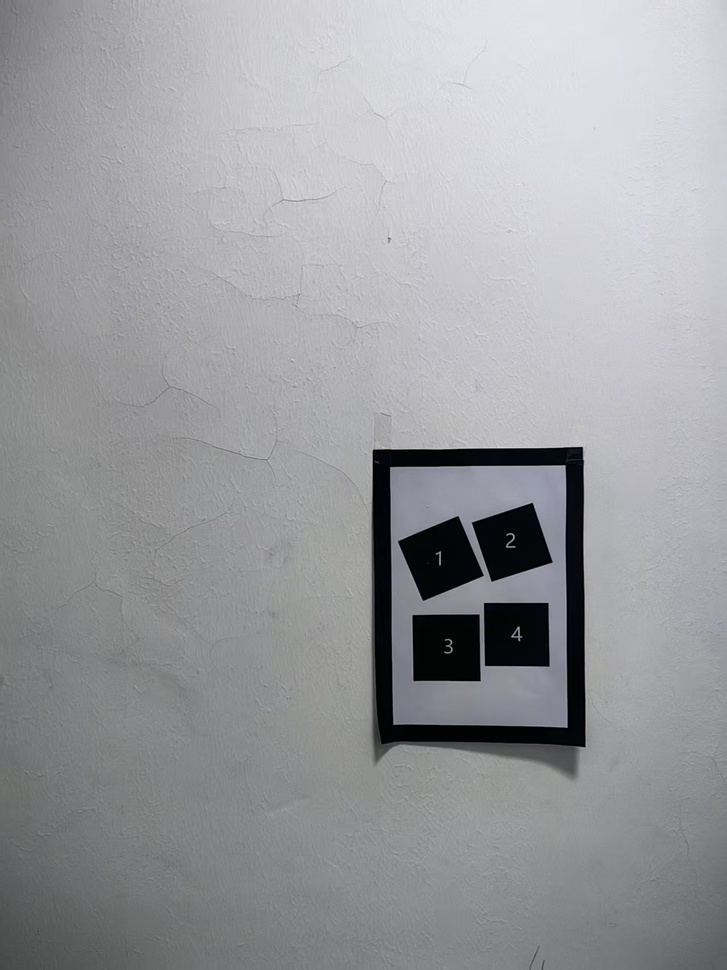
#> input picture CAM_Use/data/aaa.jpg, 727 x 970 px, shrunk from 1279 x 1706 before the run; its folder holds only this picture in this run
$ python -i tools.py   (imports and definitions only)
#> lines starting #> are read from the running program, lines starting #| are printed output that depends on the picture; after the words box and inside, x2 and y2 are one past the last pixel; in counts of white or black regions, pixels touching at a corner belong together
import cv2
import numpy as np

# [88 lines left out: function get_conTours, not called in this run]
def get_conTours_ex(image):

    """
    input param:文件路径
    output param:过滤后的轮廓列表,原图像的灰度图
    """
    img=image
    if img is None:
        #print("错误：无法加载图片")
        return None
    # 2. 预处理：灰度化 -> 高斯滤波 -> 边缘检测
    gray = cv2.cvtColor(img, cv2.COLOR_BGR2GRAY)

    gray[gray < 80] = 0
    gray[gray >= 80] = 255#二值化，主要去除阴影

    blurred = cv2.GaussianBlur(gray, (5, 5), 0)

    edged = cv2.Canny(blurred, 100, 150)
    #100：低阈值（threshold1），用于检测弱边缘。梯度值低于此阈值的像素会被丢弃。
    #150：高阈值（threshold2），用于检测强边缘。梯度值高于此阈值的像素被认为是确定的边缘。

    #cv2.imshow("Edged", edged)

    # 3. 寻找轮廓并排序（取面积最大的，即 A4 纸外框）
    cnts, _ = cv2.findContours(edged.copy(), cv2.RETR_LIST, cv2.CHAIN_APPROX_NONE)
    #print(f"原始轮廓数量：{len(cnts)}")
    cnts = sorted(cnts, key=cv2.contourArea, reverse=True)
    # 4.用面积与周长之比的方法来过滤掉一些不规则的轮廓，保留更接近矩形的轮廓
    min_area = 100  # 根据实际情况调整最小面积阈值
    good_cnts = []
    for cnt in cnts:
        area = cv2.contourArea(cnt)
        if area < min_area:
            continue

        peri = cv2.arcLength(cnt, True)
        if peri == 0:
            continue

        # 稍微减小 epsilon 参数 (0.02 -> 0.015)，防止三角形顶点被过度简化
        approx = cv2.approxPolyDP(cnt, 0.015 * peri, True)

        # 保持凸性检测
        if not cv2.isContourConvex(approx):
            continue

        num_vertices = len(approx)
        rect = cv2.minAreaRect(cnt)
        (x, y), (w, h), angle = rect
        ratio = w / h if h != 0 else 0
        rect_area = w * h
        extent = area / rect_area if rect_area != 0 else 0


        # . 矩形/A4纸判定 (通常拟合为 4 个点)
        if num_vertices == 4:
            # 矩形占空比很高，通常 > 0.7 (理想是 1.0)
            if extent > 0.65 and 0.5 < ratio < 2.0:
                good_cnts.append(cnt)


    ft_cnts = filter_similar_contours(good_cnts)

    a4_out, border_in, target = get_cplx_conTours(ft_cnts,gray)

    num_cnt = 0
    if a4_out is not None:
        num_cnt += 1
    else:
        print(1)
    if border_in is not None:
        num_cnt += 1
    else:
        print(2)
    if len(target)>0:
        if isinstance(target[0], np.ndarray) and target[0].ndim > 1:
            num_cnt += len(target)
        else:
            num_cnt += 1
    else:
        print(3)
    if a4_out is not None and border_in is not None and len(target)>0:
        print(f"轮廓数量：{num_cnt} (A4外框: {len(a4_out)}, 内沿: {len(border_in)}, 目标: {len(target)})\n")
    else:
        print("没有检测到三层轮廓")

    # [6 lines of commented-out code are left out]

    return a4_out, border_in, target, gray,edged

def get_cplx_conTours(ft_cnts,gray_img):
    """
    ft_cnts: 预过滤后的轮廓列表
    """
    # 按面积降序
    cnts = sorted(ft_cnts, key=cv2.contourArea, reverse=True)

    a4_out = None
    border_in = None
    targets = []

    # 第一步：锁定边框
    for i in range(len(cnts)):
        c_parent = cnts[i]
        for j in range(i + 1, len(cnts)):
            c_child = cnts[j]
            M = cv2.moments(c_child)
            if M["m00"] == 0: continue
            centroid = (int(M["m10"]/M["m00"]), int(M["m01"]/M["m00"]))

            if cv2.pointPolygonTest(c_parent, centroid, False) >= 0 and cv2.contourArea(c_child)/cv2.contourArea(c_parent)>0.7 and cv2.contourArea(c_child)/cv2.contourArea(c_parent)<0.9:
                a4_out, border_in = c_parent, c_child
                break
        if a4_out is not None: break

    # 第二步：提取目标
    if border_in is not None:
        for cand in cnts:
            if cand is a4_out or cand is border_in: continue

            M = cv2.moments(cand)
            if M["m00"] == 0: continue
            centroid = (int(M["m10"]/M["m00"]), int(M["m01"]/M["m00"]))

            # 必须在黑框内沿内部
            if cv2.pointPolygonTest(border_in, centroid, False) >= 0:
                peri = cv2.arcLength(cand, True)
                approx = cv2.approxPolyDP(cand, 0.02 * peri, True)

                if len(approx) == 4:
                    # 正常正方形
                    targets.append(cand)
                elif len(approx) > 4:
                    # 复杂重叠多边形 -> 拆分
                    split_res = split_fused_squares(cand,gray_img)
                    targets.extend(split_res)

    targets = sorted(targets, key=cv2.contourArea, reverse=True)

    return a4_out, border_in, targets

# [40 lines left out: function get_final_nested_contours, not called in this run]

def filter_similar_contours(cnts, dist_thresh=10, area_ratio_thresh=0.9, shape_thresh=0.1):
    if not cnts:
        return []

    # 1. 按面积从大到小排序，确保优先保留“外侧”或更完整的轮廓
    cnts = sorted(cnts, key=cv2.contourArea, reverse=True)
    unique_cnts = []
    centers = []
    areas = []

    for cnt in cnts:
        # 计算当前轮廓的特征
        M = cv2.moments(cnt)
        if M["m00"] == 0: continue

        curr_cx = int(M["m10"] / M["m00"])
        curr_cy = int(M["m01"] / M["m00"])
        curr_area = M["m00"]

        is_duplicate = False

        # 2. 与已经保留的唯一轮廓逐一比对
        for i, (prev_cx, prev_cy) in enumerate(centers):
            # a. 计算重心欧氏距离
            dist = np.sqrt((curr_cx - prev_cx)**2 + (curr_cy - prev_cy)**2)

            # b. 计算面积比例
            area_ratio = curr_area / areas[i] # 因为已排过序，所以必定 <= 1

            # c. 计算形状相似度 (Hu矩)
            # cv2.CONTOURS_MATCH_I1 是最常用的匹配指标，越小越像
            shape_similarity = cv2.matchShapes(cnt, unique_cnts[i], cv2.CONTOURS_MATCH_I1, 0.0)

            # --- 判定准则 ---
            # 如果重心离得近，且面积、形状都高度相似，则判定为重复
            if dist < dist_thresh and area_ratio > area_ratio_thresh and shape_similarity < shape_thresh:
                is_duplicate = True
                break

        if not is_duplicate:
            unique_cnts.append(cnt)
            centers.append((curr_cx, curr_cy))
            areas.append(curr_area)

    return unique_cnts

# [309 lines left out: functions refine_approx, caculate_square_x, caculate_triangle_x, caculate_circle_x, split_fused_squares, not called in this run]

>>> import cv2
>>> picture = cv2.imread('data/aaa.jpg')
#> picture is the input picture: shape (970, 727, 3); mean B, G, R 159.1, 155.8, 155.2
>>> result = get_conTours_ex(picture)
#> in get_conTours_ex, `gray[gray < 80] = 0`:
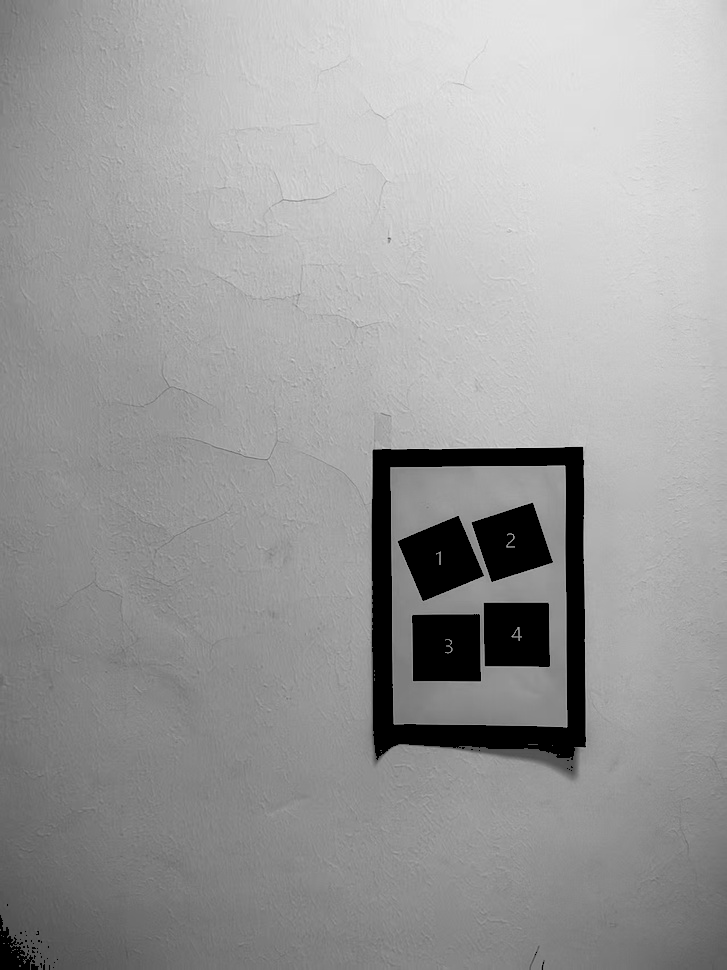
#> gray: shape (970, 727); min 0, max 231, mean 155.4
#> in get_conTours_ex, `gray[gray >= 80] = 255#二值化，主要去除阴影`:
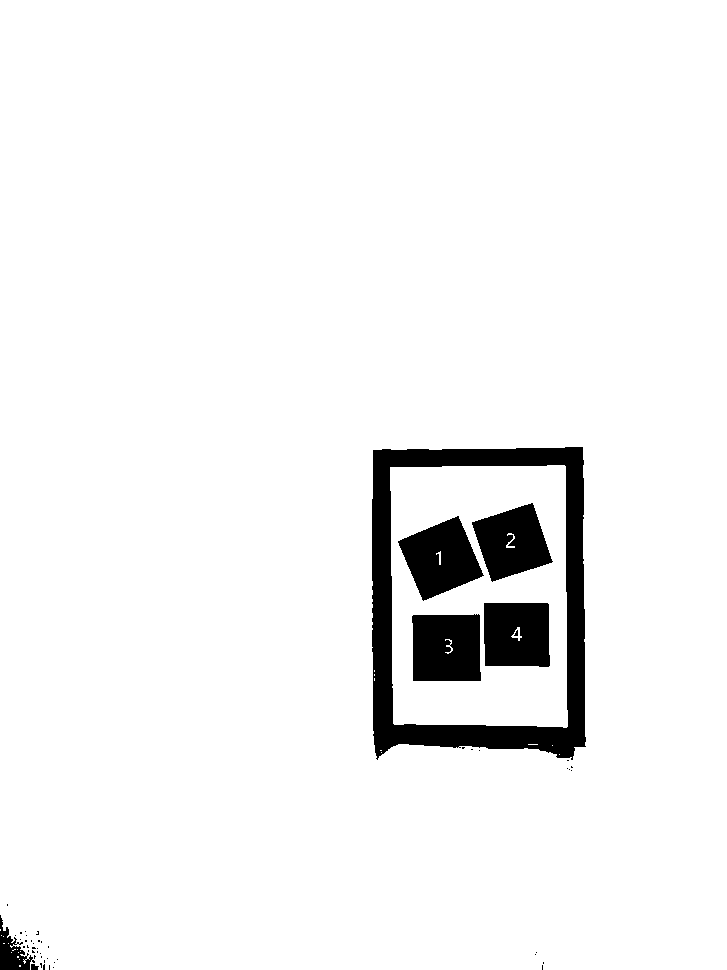
#> gray: shape (970, 727); 94.9% white; 51 black regions (44 under 20 px), largest, box (x1, y1, x2, y2) and area: (372, 447, 586, 760) 18100, (412, 614, 481, 681) 4399, (398, 516, 484, 601) 4252
#> in get_conTours_ex, `edged = cv2.Canny(blurred, 100, 150)`:
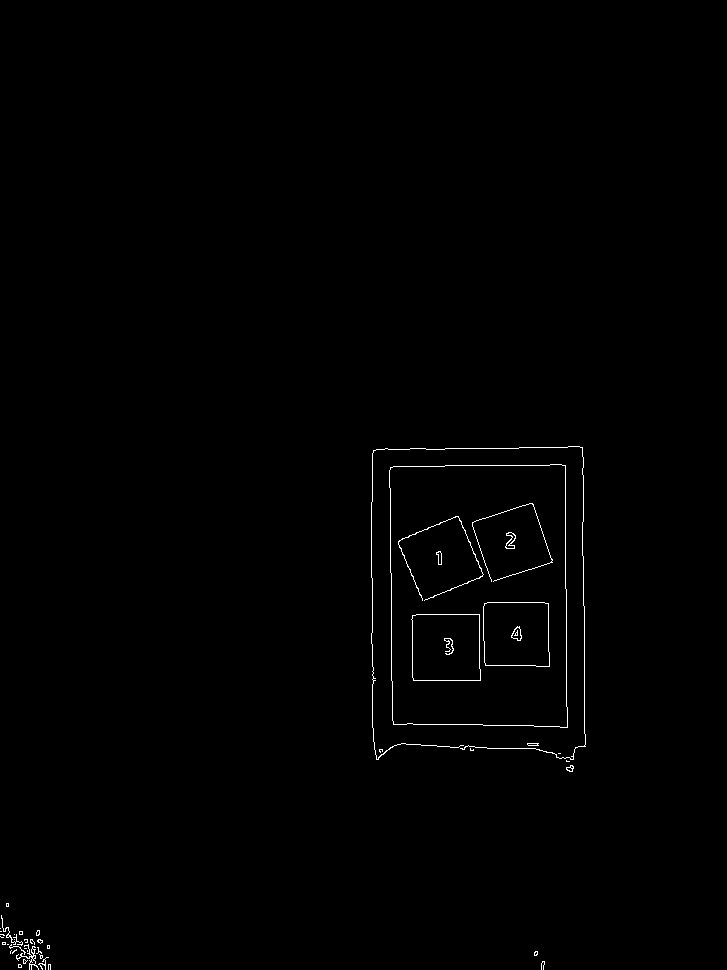
#> edged: shape (970, 727); 0.54% white in thin lines or dots, all inside (x1, y1, x2, y2) = (0, 446, 586, 970)
#> in get_conTours_ex, `cnts, _ = cv2.findContours(edged.copy(), cv2.RETR_LIST, cv2.CHAIN_APPR..`: cnts = 71 contours, 53 with area under 20; largest, box (x1, y1, x2, y2) and area: (389, 464, 568, 728) 45372, (389, 464, 568, 728) 45370, (411, 614, 481, 681) 4428, (411, 614, 481, 681) 4426, (483, 602, 550, 667) 4086
#> the loop in get_conTours_ex, `for cnt in cnts:` made 71 passes
#> area on passes 7 to 18: 89.5, 88, 78, 69, 68, 44.5, 42.5, 38.5, 28.5, 24, 21.5, 20.5
#> (area, peri, approx, x, y, w, h, angle) on passes 1 to 6: (45372, 874.6, [[565, 465], [390, 467], [393, 724], [567, 727]], 478, 596.2, 176.2, 263.1, -0.474), (45370, 872.3, [[564, 465], [567, 726], [394, 724], [390, 468]], 478, 596.2, 176.2, 263.1, -0.475), (4428.5, 267.1, [[412, 615], [413, 680], [480, 680], [479, 614]], 445.5, 647, 66, 69, -90), (4426.5, 264.7, [[412, 616], [478, 614], [480, 679], [414, 680]], 445.5, 647, 66, 69, -90), (4085.5, 255.9, [[484, 603], [485, 665], [549, 666], [548, 603]], 516, 634, 64, 66, -90), (4083.5, 253.6, [[484, 604], [547, 603], [549, 665], [486, 665]], 516, 634, 64, 66, -90)
#> after the loop in get_conTours_ex, `for cnt in cnts:`: good_cnts = 6 contours; box (x1, y1, x2, y2) and area: (389, 464, 568, 728) 45372, (389, 464, 568, 728) 45370, (411, 614, 481, 681) 4428, (411, 614, 481, 681) 4426, (483, 602, 550, 667) 4086, (483, 602, 550, 667) 4084
#> in filter_similar_contours, `cnts = sorted(cnts, key=cv2.contourArea, reverse=True)`: cnts has the same summary as good_cnts in get_conTours_ex
#> the loop in filter_similar_contours, `for cnt in cnts:` made 6 passes
#> (curr_cx, curr_cy, curr_area) on passes 1 to 6: (478, 594, 45372), (478, 594, 45370), (445, 647, 4428.5), (445, 647, 4426.5), (515, 633, 4085.5), (515, 633, 4083.5)
#> after the loop in filter_similar_contours, `for cnt in cnts:`: areas = [45372, 4428.5, 4085.5]; centers = [(478, 594), (445, 647), (515, 633)]; unique_cnts = 3 contours; box (x1, y1, x2, y2) and area: (389, 464, 568, 728) 45372, (411, 614, 481, 681) 4428, (483, 602, 550, 667) 4086
#> in get_conTours_ex, `ft_cnts = filter_similar_contours(good_cnts)`: ft_cnts has the same summary as unique_cnts in filter_similar_contours
#> in get_cplx_conTours, `cnts = sorted(ft_cnts, key=cv2.contourArea, reverse=True)`: cnts has the same summary as unique_cnts in filter_similar_contours
#> the loop in get_cplx_conTours, `for i in range(len(cnts)):` made 3 passes
#> in get_conTours_ex, `a4_out, border_in, target = get_cplx_conTours(ft_cnts,gray)`: target = []
#> result = 5 items

$ run again, on CAM_Use/data/test.jpg
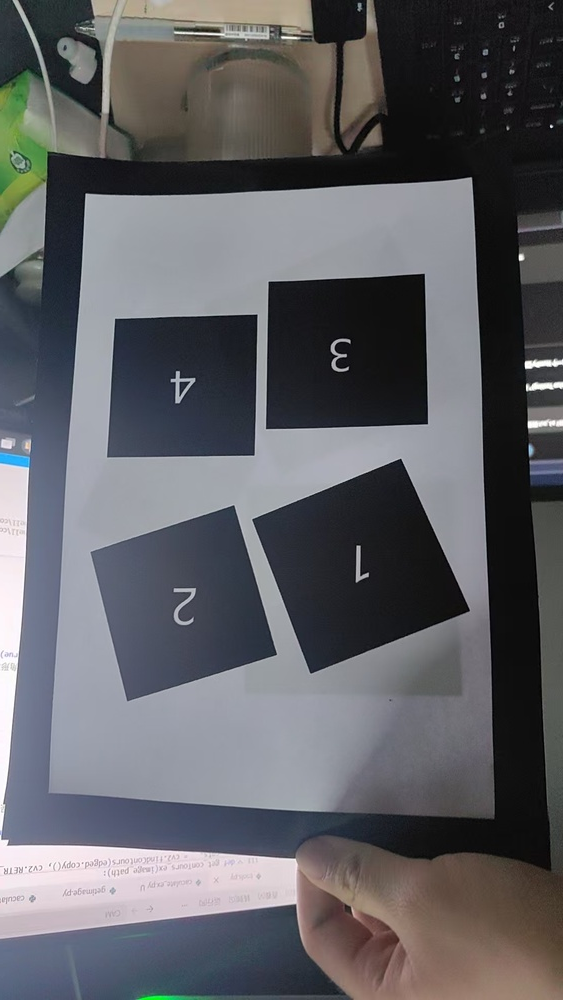
#> input picture CAM_Use/data/test.jpg, 563 x 1000 px, shrunk from 1080 x 1919 before the run
#> picture is the input picture: shape (1000, 563, 3); mean B, G, R 100.5, 96.1, 95.6
#> in get_conTours_ex, `gray[gray >= 80] = 255#二值化，主要去除阴影`:
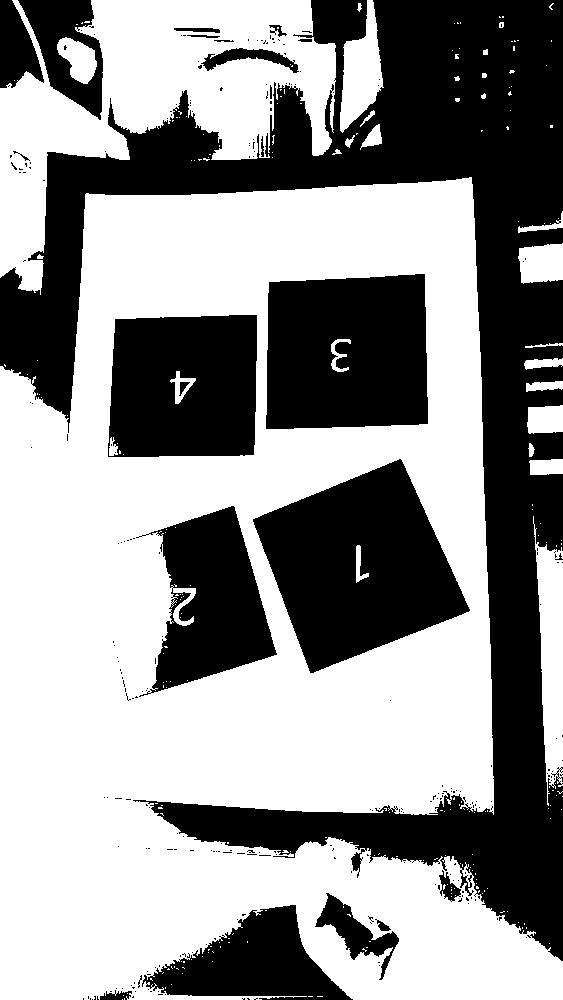
#> gray: shape (1000, 563); 57.8% white; 256 black regions (234 under 20 px), largest, box (x1, y1, x2, y2) and area: (0, 0, 563, 961) 130463, (253, 459, 470, 673) 27323, (266, 274, 428, 429) 23382
#> in get_conTours_ex, `edged = cv2.Canny(blurred, 100, 150)`:
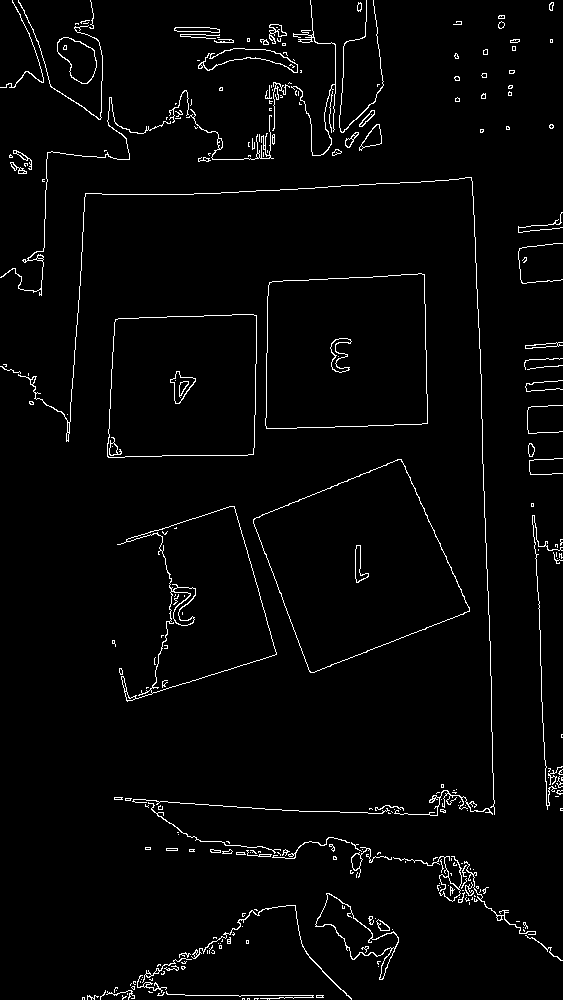
#> edged: shape (1000, 563); 2.6% white in thin lines or dots
#> in get_conTours_ex, `cnts, _ = cv2.findContours(edged.copy(), cv2.RETR_LIST, cv2.CHAIN_APPR..`: cnts = 413 contours, 326 with area under 20; largest, box (x1, y1, x2, y2) and area: (253, 459, 470, 673) 27563, (253, 459, 470, 673) 27499, (265, 273, 428, 429) 23602, (265, 273, 428, 429) 23600, (107, 314, 257, 458) 20114
#> the loop in get_conTours_ex, `for cnt in cnts:` made 413 passes
#> area on passes 34 to 36: 98, 96, 93
#> after the loop in get_conTours_ex, `for cnt in cnts:`: good_cnts = 6 contours; box (x1, y1, x2, y2) and area: (253, 459, 470, 673) 27563, (253, 459, 470, 673) 27499, (265, 273, 428, 429) 23602, (265, 273, 428, 429) 23600, (107, 314, 257, 458) 20114, (107, 314, 257, 458) 20110
#> in filter_similar_contours, `cnts = sorted(cnts, key=cv2.contourArea, reverse=True)`: cnts has the same summary as good_cnts in get_conTours_ex
#> the loop in filter_similar_contours, `for cnt in cnts:` made 6 passes
#> (curr_cx, curr_cy, curr_area) on passes 1 to 6: (358, 565, 27563), (358, 565, 27499), (346, 352, 23602.5), (346, 352, 23600.5), (183, 386, 20114.5), (183, 386, 20109.5)
#> after the loop in filter_similar_contours, `for cnt in cnts:`: areas = [27563, 23602.5, 20114.5]; centers = [(358, 565), (346, 352), (183, 386)]; unique_cnts = 3 contours; box (x1, y1, x2, y2) and area: (253, 459, 470, 673) 27563, (265, 273, 428, 429) 23602, (107, 314, 257, 458) 20114
#> ft_cnts has the same summary as unique_cnts in filter_similar_contours
#> in get_cplx_conTours, `cnts = sorted(ft_cnts, key=cv2.contourArea, reverse=True)`: cnts has the same summary as unique_cnts in filter_similar_contours
#> the loop in get_cplx_conTours, `for i in range(len(cnts)):` made 3 passes
#> target = []
#> result = 5 items
